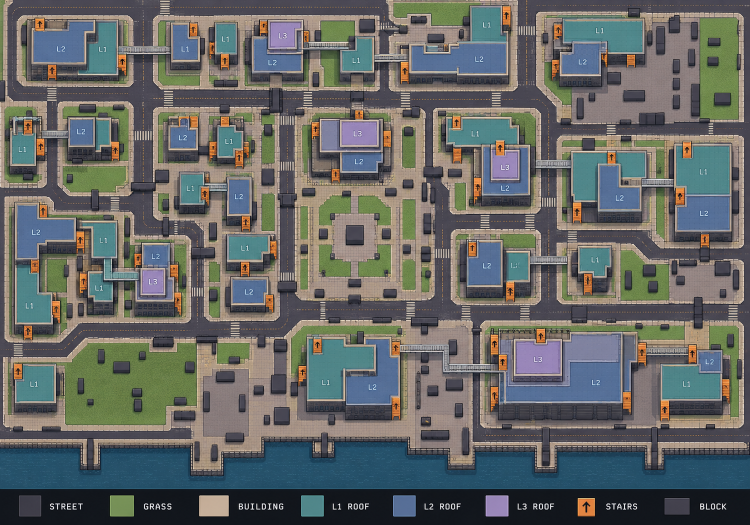
#> input picture art/source/level_map.png, 1499 x 1049 px (shown at 1/2 size)
$ python level.py
#> lines starting #> are read from the running program, lines starting #| are printed output that depends on the picture; after the words box and inside, x2 and y2 are one past the last pixel; in counts of white or black regions, pixels touching at a corner belong together
"""Turns assets/source/level_map.png (a colour-coded city plan) into the game level.

Steps:
  1. Split the image into 8x8-pixel cells; each cell becomes one 16x16 game tile.
  2. Classify every cell by colour (street, grass, roof L1/L2/L3, stairs, water...).
  3. Fix up by shape: dark areas are streets, building walls or blocks depending on
     what they touch; thin grey strips between roofs are bridges.
  4. Check which tiles the player can actually reach from the start.
  5. Place props, trees, zombies and brains, then bake the ground into one picture.

Run: python3 tools/level.py   (writes src/data/level.json, public/assets/level_*.png and a preview in tools/out/)
"""
import os, json, random
import numpy as np
from PIL import Image
from scipy import ndimage as nd
from collections import deque

HERE = os.path.dirname(os.path.abspath(__file__))
ROOT = os.path.join(HERE, '..')
CELL = 8          # source pixels per tile
T = 16            # game pixels per tile
random.seed(7)

# Tile kinds (one letter each, stored in the level string)
#   S street  P paving  A lot  G grass  W water  B building wall  K block
#   1 2 3 roofs   T stairs   M ramp   R bridge (street underneath)
HEIGHT = {'S': 0, 'P': 0, 'A': 0, 'G': 0, 'R': 0, '1': 1, '2': 2, '3': 3}
SOLID = set('WBK')


# ---------------------------------------------------------------- 1-2 classify
def classify_pixels(a):
    r, g, b = a[..., 0], a[..., 1], a[..., 2]
    lum = (r + g + b) / 3
    sat = a.max(-1) - a.min(-1)
    cls = np.full(r.shape, 'n', '<U1')                       # neutral grey
    cls[lum < 100] = 'd'                                     # dark
    cls[(sat < 30) & (lum >= 185)] = 'x'                     # white (crosswalks, text)
    cls[(r > 150) & (r > b + 25) & (sat >= 25)] = 'P'        # beige paving
    cls[(g > r + 12) & (g > b + 25)] = 'G'                   # grass
    cls[(g > r + 30) & (b > r + 30) & (abs(g - b) < 28)] = '1'   # teal roof
    cls[(b > r + 35) & (b > g + 20) & (r >= 58)] = '2'       # blue roof
    cls[(b > g + 25) & (r > g + 8) & (lum > 110)] = '3'      # purple roof
    cls[(r < 58) & (b > 80) & (b > r + 35)] = 'W'            # water
    cls[(r > g + 40) & (r > 130) & (g > b)] = 'T'            # orange stairs
    return cls

def classify_cells(img):
    a = np.array(img.convert('RGB')).astype(int)
    H, W = a.shape[0] // CELL, a.shape[1] // CELL
    pix = classify_pixels(a[:H * CELL, :W * CELL])
    grid = np.empty((H, W), '<U1')
    for y in range(H):
        for x in range(W):
            block = pix[y * CELL:(y + 1) * CELL, x * CELL:(x + 1) * CELL].ravel()
            vals, counts = np.unique(block, return_counts=True)
            frac = dict(zip(vals, counts / block.size))
            if frac.get('T', 0) > 0.3: grid[y, x] = 'T'; continue
            grid[y, x] = vals[np.argmax(counts)]
    return grid


# ---------------------------------------------------------------- 3 fix shapes
N4 = [(0, 1), (1, 0), (0, -1), (-1, 0)]

def comps(mask):
    lab, n = nd.label(mask)
    return lab, n

def neighbours_of(lab_mask, grid):
    """Classes found on the 4-neighbour ring around a component mask."""
    ring = nd.binary_dilation(lab_mask) & ~lab_mask
    return grid[ring]

def smooth_ground(grid, passes=2):
    """Remove single-cell noise between grass, paving and lots."""
    H, W = grid.shape
    for _ in range(passes):
        g = grid.copy()
        for y in range(1, H - 1):
            for x in range(1, W - 1):
                k = grid[y, x]
                if k not in 'PAGn': continue
                nb = [grid[y + dy, x + dx] for dy in (-1, 0, 1) for dx in (-1, 0, 1) if dy or dx]
                same = sum(1 for v in nb if v == k)
                if same <= 2:
                    vals, counts = np.unique([v for v in nb if v in 'PAG'], return_counts=True)
                    if len(vals) and counts.max() >= 5: g[y, x] = vals[np.argmax(counts)]
        grid = g
    return grid

def fix_shapes(grid):
    grid = smooth_ground(grid)
    H, W = grid.shape
    roofs = np.isin(grid, list('123'))

    # Neutral/white specks inside a single roof (labels "L1", rims) become that roof.
    for c in 'nx':
        lab, n = comps(grid == c)
        for i in range(1, n + 1):
            m = lab == i
            nb = neighbours_of(m, grid)
            nb = nb[nb != c]
            if len(nb) == 0: continue
            vals, counts = np.unique(nb, return_counts=True)
            top = vals[np.argmax(counts)]
            if top in '123' and counts.max() / len(nb) > 0.6:
                grid[m] = top
    roofs = np.isin(grid, list('123'))

    # Bridges: thin grey strips that touch roofs only at their ends.
    lab, n = comps(grid == 'n')
    for i in range(1, n + 1):
        m = lab == i
        ys, xs = np.where(m)
        h, w = np.ptp(ys) + 1, np.ptp(xs) + 1
        length = max(h, w)
        thick = m.sum() / length          # average thickness, robust to small branches
        touch = (nd.binary_dilation(m) & roofs).sum()
        if thick <= 3 and length >= 5 and touch <= 2 * thick + 4:
            grid[m] = 'R'
        else:
            nb = neighbours_of(m, grid)
            grid[m] = 'S' if (nb == 'd').mean() > 0.6 else 'A'   # crosswalk or grey lot
    grid[grid == 'x'] = 'P'

    # Dark areas: the big network is street; pieces touching roofs/stairs are buildings;
    # the rest are blocks (cars, containers).
    roofs_or_stairs = np.isin(grid, list('123T'))
    lab, n = comps(grid == 'd')
    sizes = nd.sum(np.ones_like(lab), lab, range(1, n + 1))
    for i in range(1, n + 1):
        m = lab == i
        if sizes[i - 1] > 1500: grid[m] = 'S'
        elif (nd.binary_dilation(m) & roofs_or_stairs).any(): grid[m] = 'B'
        elif sizes[i - 1] > 60: grid[m] = 'S'
        else: grid[m] = 'K'

    # Stairs need something to connect: keep only stair pieces that touch a roof.
    lab, n = comps(grid == 'T')
    for i in range(1, n + 1):
        m = lab == i
        if not (nd.binary_dilation(m) & np.isin(grid, list('123'))).any():
            grid[m] = 'B'

    extend_bridges(grid)

    # Bridges one tile thick are hard to walk on; thicken them by one tile.
    lab, n = comps(grid == 'R')
    for i in range(1, n + 1):
        m = lab == i
        ys, xs = np.where(m)
        if np.ptp(ys) == 0:       # horizontal, 1 tall → add the row below
            below = np.zeros_like(m); below[1:] = m[:-1]
            grid[below & np.isin(grid, list('SPAGBK'))] = 'R'
        elif np.ptp(xs) == 0:     # vertical, 1 wide → add the column to the right
            right = np.zeros_like(m); right[:, 1:] = m[:, :-1]
            grid[right & np.isin(grid, list('SPAGBK'))] = 'R'
    keep_real_bridges(grid)
    grid = tidy_buildings(grid)
    grid = single_line_stairs(grid)
    grid = add_ramps(grid)
    grid = tidy_buildings(grid)          # carving stairs and ramps can leave slivers
    # a staircase that no longer reaches a roof is just pavement
    lab, n = comps(grid == 'T')
    for i in range(1, n + 1):
        m = lab == i
        if not (nd.binary_dilation(m) & np.isin(grid, list('123'))).any(): grid[m] = 'P'
    close_bridge_gaps(grid)
    extend_bridges(grid, through='BPAGS', max_len=6)     # walls were tidied: reach the roof again
    # a bridge must join two separate places; otherwise it goes back to street/pavement
    # (the real bridges were picked out before tidying, see keep_real_bridges)
    lab, n = comps(grid == 'R')
    for i in range(1, n + 1):
        m = lab == i
        if not joins_two_places(grid, m):
            nb = neighbours_of(m, grid)
            grid[m] = 'S' if (nb == 'S').mean() > 0.4 else 'P'
    # building slivers left by all the carving go back to pavement
    building = np.isin(grid, list('B123'))
    grid[(grid == 'B') & ~nd.binary_opening(building, structure=BLOCK)] = 'P'
    return grid


def extend_bridges(grid, through='B', max_len=4):
    H, W = grid.shape
    # A bridge that stops at a building wall continues through it to the roof (max 4 tiles).
    lab, n = comps(grid == 'R')
    for i in range(1, n + 1):
        ys, xs = np.where(lab == i)
        horizontal = np.ptp(xs) >= np.ptp(ys)
        rows = sorted(set(ys)) if horizontal else sorted(set(xs))
        for r in rows:
            line = xs[ys == r] if horizontal else ys[xs == r]
            for end, step in ((line.min(), -1), (line.max(), 1)):
                path, pos = [], end + step
                for _ in range(max_len):
                    cell = (r, pos) if horizontal else (pos, r)
                    if not (0 <= cell[0] < H and 0 <= cell[1] < W): break
                    k = grid[cell]
                    if k in '123':
                        for c in path: grid[c] = 'R'
                        break
                    if k not in through: break
                    path.append(cell); pos += step


def close_bridge_gaps(grid):
    """Bridges cross streets that show through in the plan: fill gaps of up to 3 tiles
    along a bridge's direction."""
    r = grid == 'R'
    closed = nd.binary_closing(r, structure=np.ones((1, 5), bool)) | nd.binary_closing(r, structure=np.ones((5, 1), bool))
    grid[closed & ~r & np.isin(grid, list('SPAG'))] = 'R'

def joins_two_places(grid, m):
    """Does bridge mask m touch two separate buildings or two separate roof pieces?"""
    ring = nd.binary_dilation(m)
    buildings, _ = comps(np.isin(grid, list('B123')))
    places = set(('b', v) for v in np.unique(buildings[ring & (buildings > 0)]))
    for k in '123':
        roofs, _ = comps(grid == k)
        places |= set((k, v) for v in np.unique(roofs[ring & (roofs > 0)]))
    return len([p for p in places if p[0] != 'b']) >= 2 or len([p for p in places if p[0] == 'b']) >= 2

def keep_real_bridges(grid):
    """Grey strips that join two different buildings are bridges; other grey strips
    (roof rims, ledges) were misread and go back to street or pavement."""
    close_bridge_gaps(grid)
    lab, n = comps(grid == 'R')
    for i in range(1, n + 1):
        m = lab == i
        if not joins_two_places(grid, m):
            nb = neighbours_of(m, grid)
            grid[m] = 'S' if (nb == 'S').mean() > 0.4 else 'P'

# ---------------------------------------------------------------- 3b building rules
BLOCK = np.ones((5, 5), bool)     # buildings (and each roof level) are at least 5x5 tiles

def tidy_buildings(grid):
    """No lonely building tiles: everything that's part of a building must sit inside
    a solid 5x5 block. Slivers that don't fit become pavement; roof pieces thinner than
    3x3 drop to the level below."""
    # Roofs need a front wall: where a roof's south edge meets open ground, add a
    # facade (1 row for L1, 2 for taller roofs) so every building reads as a box.
    H, W = grid.shape
    connectors = nd.binary_dilation(np.isin(grid, list('TMR')))
    add = []
    for y in range(H - 1):
        for x in range(W):
            k = grid[y, x]
            if k not in '123' or grid[y + 1, x] in 'B123': continue
            rows = 1 if k == '1' else 2
            cells = [(y + 1 + i, x) for i in range(rows) if y + 1 + i < H]
            if all(grid[c] in 'PAG' and not connectors[c] for c in cells): add += cells
    for c in add: grid[c] = 'B'
    building = np.isin(grid, list('B123'))
    solid = nd.binary_opening(building, structure=BLOCK)
    grid[building & ~solid] = 'P'
    for k, lower in (('3', '2'), ('2', '1'), ('1', 'B')):
        level = np.isin(grid, [c for c in '123' if c >= k])
        keep = nd.binary_opening(level, structure=np.ones((3, 3), bool))   # no stray roof tiles
        grid[(grid == k) & ~keep] = lower
    return grid

def walkable_ground(k): return HEIGHT.get(k) == 0 and k not in 'TRM'

def single_line_stairs(grid):
    """Every staircase becomes one straight line, one tile wide, from the ground up to
    a roof, and no two staircases touch. Leftover stair tiles go back to wall or ground."""
    H, W = grid.shape
    inside = nd.binary_opening(np.isin(grid, list('B123T')), structure=BLOCK)
    lab, n = comps(grid == 'T')
    old = grid == 'T'
    grid[old] = np.where(inside[old], 'B', 'P')
    taken = np.zeros_like(old)
    def at(y, x): return grid[y, x] if 0 <= y < H and 0 <= x < W else 'W'
    for i in range(1, n + 1):
        ys, xs = np.where(lab == i)
        best = None
        # try each column (climbing up/down) and each row (climbing left/right) of the piece
        for vertical in (True, False):
            lines = sorted(set(xs)) if vertical else sorted(set(ys))
            for c in lines:
                for step in (-1, 1):     # direction from the ground towards the roof
                    cells = sorted(ys[xs == c]) if vertical else sorted(xs[ys == c])
                    if not cells: continue
                    # walk from the ground end through stairs/wall until a roof
                    start = cells[0] if step == 1 else cells[-1]
                    pos = start
                    path = []
                    while True:
                        cell = (pos, c) if vertical else (c, pos)
                        k = at(*cell)
                        if k in '123': break
                        if k not in 'BP' or len(path) > 6: path = None; break
                        path.append(cell); pos += step
                    if not path: continue
                    before = (start - step, c) if vertical else (c, start - step)
                    if not walkable_ground(at(*before)): continue
                    if best is None or len(path) < len(best): best = path
        if best is None: continue
        ring = np.zeros_like(old)
        for (y, x) in best: ring[max(0, y - 1):y + 2, max(0, x - 1):x + 2] = True
        if (ring & taken).any(): continue                 # another staircase right next to it
        for cell in best: grid[cell] = 'T'; taken[cell] = True
    return grid

def add_ramps(grid, width=3, apron=2):
    """Ramps: 3 tiles wide, from an L1 roof edge down through the wall and out onto the
    ground (apron tiles). One per building that has room for it."""
    H, W = grid.shape
    def at(y, x): return grid[y, x] if 0 <= y < H and 0 <= x < W else 'W'
    blocks, n = comps(np.isin(grid, list('B123')))
    near_stairs = nd.binary_dilation(grid == 'T', iterations=2)
    for b in range(1, n + 1):
        ys, xs = np.where((blocks == b) & (grid == '1'))
        if len(ys) == 0: continue
        best = None
        for (dy, dx) in ((1, 0), (-1, 0), (0, 1), (0, -1)):        # direction away from the roof
            for y, x in zip(ys, xs):
                # the ramp's three lanes sit side by side, across the direction of travel
                lanes = [(y + dx * j, x + dy * j) for j in range(width)]
                if not all(at(*l) == '1' for l in lanes): continue
                cells, ok = [], True
                for (ly, lx) in lanes:
                    cy, cx, wall = ly + dy, lx + dx, 0
                    while at(cy, cx) == 'B' and wall < 5: cells.append((cy, cx)); cy += dy; cx += dx; wall += 1
                    if wall == 0: ok = False; break
                    for a in range(apron):
                        if not walkable_ground(at(cy, cx)): ok = False; break
                        cells.append((cy, cx)); cy += dy; cx += dx
                    if not ok or not walkable_ground(at(cy, cx)): ok = False; break
                if not ok or any(near_stairs[c] for c in cells): continue
                if best is None or len(cells) < len(best[0]): best = (cells, (dy, dx))
        if best:
            cells, d = best
            for c in cells: grid[c] = 'M'
            near_stairs |= nd.binary_dilation(grid == 'M', iterations=3)
    return grid


# ---------------------------------------------------------------- 4 reachability
def step_ok(grid, a, b, level):
    """Can a walker at `level` standing on tile a step onto tile b? Returns new level or None.
    Mirrors canEnter() in src/world/terrain.ts."""
    kb, ka = grid[b], grid[a]
    if kb in SOLID: return None
    if kb in 'TMR': return level                    # stairs/ramp/bridge: keep level
    hb = HEIGHT[kb]
    if ka in 'TM': return hb                        # leaving stairs or a ramp: any height
    if ka == 'R' and level >= 1: return hb if hb >= 1 else None
    return hb if hb == level else None

def reachable(grid, start):
    H, W = grid.shape
    seen = {(start, 0)}
    q = deque(seen)
    while q:
        (y, x), lv = q.popleft()
        for dy, dx in N4:
            ny, nx = y + dy, x + dx
            if not (0 <= ny < H and 0 <= nx < W): continue
            nl = step_ok(grid, (y, x), (ny, nx), lv)
            if nl is None or ((ny, nx), nl) in seen: continue
            seen.add(((ny, nx), nl)); q.append(((ny, nx), nl))
    return seen


# ---------------------------------------------------------------- 5 art
def load_rgba(path): return Image.open(path).convert('RGBA')

# [227 lines left out: functions bake, cast_shadows, not called in this run]


def place_blocks(grid):
    """Turn every block area into props from the tileset (dumpsters, barrels, bags, tyres)."""
    props = []
    lab, n = comps(grid == 'K')
    smalls = ['barrel', 'bag', 'tire', 'bag2']
    for i in range(1, n + 1):
        ys, xs = np.where(lab == i)
        y0, y1, x0, x1 = ys.min(), ys.max() + 1, xs.min(), xs.max() + 1
        w, h = x1 - x0, y1 - y0
        # fill the area from the bottom row up
        for by in range(y1, y0, -2 if w >= 3 else -1):
            bx = x0
            while bx < x1:
                left = x1 - bx
                if left >= 3 and by - y0 >= 2: props.append(['dumpster', bx * T + 24, by * T]); bx += 3

                else: props.append([random.choice(smalls), bx * T + 8, by * T]); bx += 1
    return props


def place_trees(grid, reach_cells):
    """Scatter trees on open grass. The tree's base tile becomes solid."""
    H, W = grid.shape
    trees, taken = [], np.zeros_like(grid, bool)
    cand = [(y, x) for y in range(2, H - 1) for x in range(1, W - 1)
            if grid[y, x] == 'G' and (grid[y - 2:y + 2, x - 1:x + 2] == 'G').all()]
    random.shuffle(cand)
    for y, x in cand:
        if taken[max(0, y - 3):y + 4, max(0, x - 3):x + 4].any(): continue
        if random.random() > 0.55: continue
        taken[y, x] = True
        trees.append([random.choice(['tree_s', 'tree_m', 'tree_l', 'tree_m']), x * T + 8, (y + 1) * T])
        grid[y, x] = 'K'       # trunk blocks this tile
    return trees


def spread(cands, n, avoid=(), min_d=0):
    """Pick n cells far from each other (farthest-point sampling)."""
    chosen = list(avoid)
    out = []
    pool = cands[:]
    random.shuffle(pool)
    pool = pool[:4000]
    for _ in range(n):
        best, bd = None, -1
        for c in pool:
            d = min((abs(c[0][0] - o[0][0]) + abs(c[0][1] - o[0][1]) for o in chosen), default=1e9)
            if d > bd: best, bd = c, d
        if best is None or bd < min_d: break
        chosen.append(best); out.append(best)
    return out


# [20 lines left out: function brain_image, not called in this run]


def main():
    src = Image.open(os.path.join(ROOT, 'art', 'source', 'level_map.png'))
#> src is the input picture: PIL image 1499x1049 RGB; mean R, G, B 100.8, 103.8, 101.3
    src = src.crop((0, 0, src.width, 976))              # drop the legend strip
#> src: PIL image 1499x976 RGB
    grid = classify_cells(src)
#> in classify_pixels, `sat = a.max(-1) - a.min(-1)`:
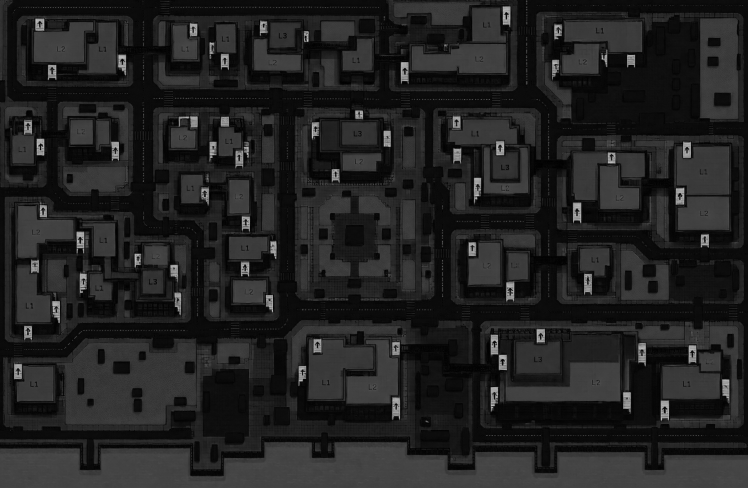
#> sat: shape (976, 1496) int64 (shown at 1/2 size); min 0, max 209, mean 33.9
    grid = fix_shapes(grid)
#> in fix_shapes, `roofs = np.isin(grid, list('123'))`:
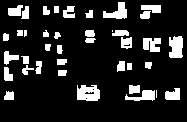
#> roofs: shape (122, 187) bool; 14.6% white; 39 white regions (3 under 20 px), largest, box (x1, y1, x2, y2) and area: (77, 85, 100, 101) 303, (169, 36, 183, 58) 266, (103, 2, 127, 19) 226
#> the loop in fix_shapes, `for c in 'nx':` made 2 passes
#> n on passes 1 to 2: 341, 1
#> in fix_shapes, `lab, n = comps(grid == 'n')`: n = 334
#> the loop in fix_shapes, `for i in range(1, n + 1):` made 334 passes
#> (ys, xs, h, w, length, thick, touch) on passes 2 to 4: ([0, 0, 0, 1, 1, 1, 1, 1, 1, 1, 1], [125, 126, 127, 118, 119, 120, 121, 122, 123, 124, 125], 2, 10, 10, 1.1, 7), ([2, 3], [40, 40], 2, 1, 2, 1, 0), ([2, 3], [117, 117], 2, 1, 2, 1, 2)
#> in comps (call 4), `lab, n = nd.label(mask)`:
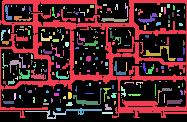
#> lab: shape (122, 187) int32; 240 distinct labels, from 0 to 239; one colour per label, 0 black
#> in comps (call 4), `lab, n = nd.label(mask)`: n = 239
#> in comps (call 4), `lab, n = nd.label(mask)`:
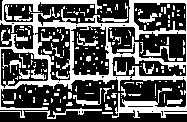
#> mask: shape (122, 187) bool; 35.2% white; 199 white regions (165 under 20 px), largest, box (x1, y1, x2, y2) and area: (0, 0, 187, 118) 5312, (25, 108, 102, 119) 179, (73, 88, 102, 106) 126
#> in fix_shapes, `sizes = nd.sum(np.ones_like(lab), lab, range(1, n + 1))`: sizes = 239 values, max 5163 at index 0, min 1 at index 9, mean 33.62
#> in comps (call 5), `lab, n = nd.label(mask)`:
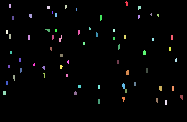
#> lab: shape (122, 187) int32; 66 distinct labels, from 0 to 65; one colour per label, 0 black
#> in comps (call 5), `lab, n = nd.label(mask)`: n = 65
#> in comps (call 6), `lab, n = nd.label(mask)`:
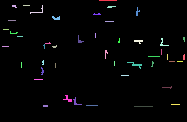
#> lab: shape (122, 187) int32; 47 distinct labels, from 0 to 46; one colour per label, 0 black
#> in comps (call 6), `lab, n = nd.label(mask)`: n = 46
#> in comps (call 6), `lab, n = nd.label(mask)`:
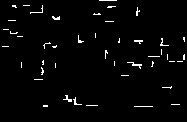
#> mask: shape (122, 187) bool; 2.3% white in thin lines or dots, all inside (x1, y1, x2, y2) = (2, 0, 185, 107)
#> the loop in extend_bridges, `for i in range(1, n + 1):` made 46 passes
#> (ys, xs, horizontal, rows) on passes 2, 3, 9, 10: ([5, 5, 5, 5, 6, 6, 6, 6, 7, 7], [12, 13, 14, 15, 12, 13, 14, 15, 15, 16], True, [5, 6, 7]), ([5, 5, 5, 5, 5, 5, 5], [23, 24, 25, 26, 27, 28, 29], True, [5]), ([20, 20, 20, 20, 20, 20, 20, 20], [8, 9, 10, 11, 12, 13, 14, 15], True, [20]), ([21, 21, 21, 21, 21, 21, 21, 21, 21], [105, 106, 107, 108, 109, 110, 111, 112, 113], True, [21])
#> (the rest of the program and of its run is left out)
